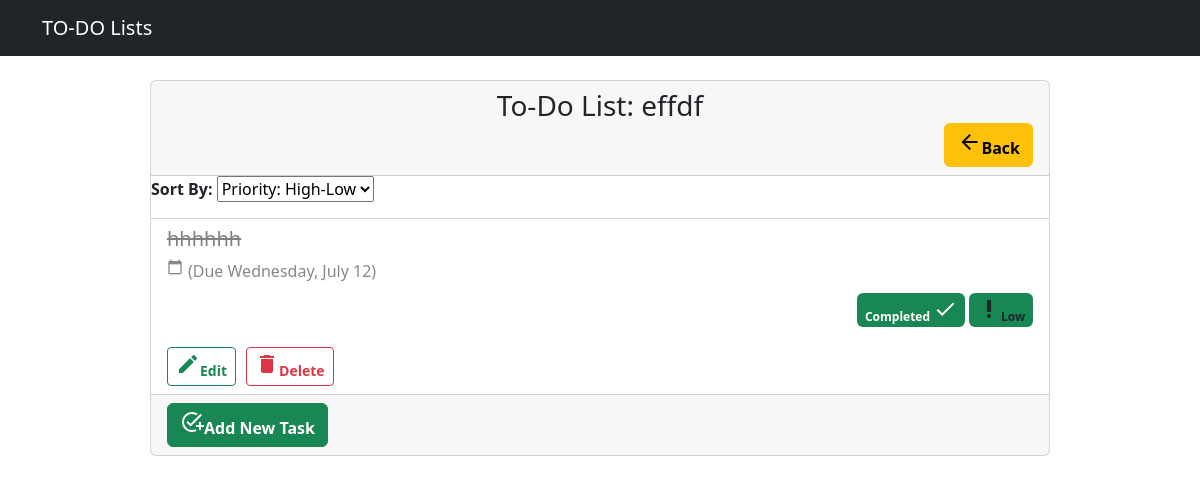
Page /list/4/ on the committed database.
### todo_app/models.py (models this page shows, shortened)
class ToDoList(models.Model):
    title = models.CharField(max_length=100, unique=True)

class ToDoItem(models.Model):
    PRIORITY_CHOICES = [
        ('0', 'High'),
        ('1', 'Medium'),
        ('2', 'Low'),
    ]
    title = models.CharField(max_length=100)
    description = models.TextField(null=True, blank=True)
    created_date = models.DateTimeField(auto_now_add=True)
    due_date = models.DateTimeField(default=one_week_hence)
    priority = models.CharField(max_length=10, choices=PRIORITY_CHOICES, default='1')
    todo_list = models.ForeignKey(ToDoList, on_delete=models.CASCADE)
    is_completed = models.BooleanField(default=False)
    in_progress = models.BooleanField(default=False)
    class Meta:
        ordering = ["due_date"]

### todo_app/views.py (the view)
# urls.py: path("list/<int:list_id>/", views.ItemListView.as_view(), name="list"),
class ItemListView(ListView):
    model = ToDoItem
    template_name = "todo_app/todo_list.html"
    def get_queryset(self):
        queryset = ToDoItem.objects.filter(todo_list_id=self.kwargs["list_id"])
        sort_by = self.request.GET.get('sort_by')
        if sort_by == 'priorityh':
            queryset = queryset.order_by('priority')
        elif sort_by == 'priorityl':
            queryset = queryset.order_by('-priority')
        elif sort_by == 'due_date':
            queryset = queryset.order_by('due_date')
        else:
            queryset = queryset.order_by('priority')
        return queryset
    def get_context_data(self):
        context = super().get_context_data()
        context["todo_list"] = ToDoList.objects.get(id=self.kwargs["list_id"])
        context["sort_by"] = self.request.GET.get('sort_by')
        return context

### todo_app/templates/todo_app/todo_list.html (shortened to what this page needs)
{% extends "base.html" %}
{% block content %}
<div class="container mt-4">
  <div class="card card-small">
    <div class="card-header">
      <h3 class="mb-0 text-center">To-Do List: {{ todo_list.title }}</h3>
      <div style ="text-align: right;">
        <button class="btn btn-warning" onclick="location.href='{% url 'home' %}'">
          <i class="material-icons">arrow_back</i><b>Back</b>
      </button>
      </div>
    </div>
    <form method="GET" class="mb-3">
        <label for="sort-by"><b>Sort By:</b></label>
        <select name="sort_by" id="sort-by" onchange="this.form.submit()">
          <option value="priorityh" {% if sort_by == 'priorityh' %}selected{% endif %}>Priority: High-Low</option>
        </select>
      </form>
    <ul class="list-group list-group-flush">
      {% for todo in object_list %}
      <li class="list-group-item">
        <div >
          <div class="title-wrapper {% if todo.is_completed %}completed-task{% endif %}">
            <h5>{{ todo.title }}</h5>
          </div>
        </div>
        <div class="due-date">
            <span class="material-icons">calendar_today</span>
            (Due {{ todo.due_date|date:"l, F j" }})
          </div>
        <div class="status-badge">
            {% if todo.is_completed %}
          <span class="badge bg-success">Completed <i class="material-icons">done</i></span>
          {% elif not todo.is_completed and todo.in_progress%}
          <span class="badge bg-danger">In Progress <i class="material-icons">autorenew</i></span>
        {% else %}
          <span class="badge bg-warning text-dark">Pending <i class="material-icons">pending</i></span>
        {% endif %}
        {% if todo.priority == '0' %}
        <span class="badge bg-danger text-dark"><i class="material-icons">priority_high</i><b>High</b></span>
        {% elif todo.priority == '1' %}
        <span class="badge bg-warning text-dark"><i class="material-icons">priority_high</i><b>Medium</b></span>
        {% else %}
        <span class="badge bg-success text-dark"><i class="material-icons">priority_high</i><b>Low</b></span>
        {% endif %}
        </div>
        <div class="buttons text-center">
          <button class="btn btn-outline-success btn-sm" onclick="location.href='{% url 'item-update' todo_list.id todo.id %}'">
            <i class="material-icons">edit</i><b>Edit</b>
          </button>
          <button class="btn btn-outline-danger btn-sm" onclick="location.href='{% url 'item-delete' todo_list.id todo.id %}'">
            <i class="material-icons">delete</i><b>Delete</b>
          </button>
        </div>
      </li>
      {% empty %}
      <li class="list-group-item">
        <p class="mb-0 text-center">There are no to-do items in this list.</p>
      </li>
      {% endfor %}
    </ul>
    <div class="card-footer">
      <div style ="text-align: left; margin: 0px;">
        <button class="btn btn-success" onclick="location.href='{% url 'item-add' todo_list.id %}'">
            <i class="material-icons">add_task</i><b>Add New Task</b>
        </button>
      </div>
    </div>
  </div>
</div>
{% endblock %}

### todo_app/templates/todo_app/todo_list.html (style rules this page uses)
.completed-task { text-decoration: line-through; color: gray; }
.title-wrapper { display: flex; align-items: left; }
.status-badge { margin-top: 10px; margin-bottom: 20px; }
.title-wrapper h5 { margin-right: 10px; }
.due-date { display: flex; align-items: right; text-align: right; color: #888888; }
.due-date .material-icons { margin-right: 5px; font-size: 16px; }
.card-small { max-width: 900px; margin: 0 auto; }
.card-small .card-header { text-align: center; }
.card-small .list-group-item { text-align: right; }
.card-small .buttons { display: flex; justify-content: left; gap: 10px; }

### rows in the picture
ToDoList: title "effdf"
ToDoItem: title "hhhhhh", due_date "Wednesday, July 12", is_completed "Completed", priority "Low"
